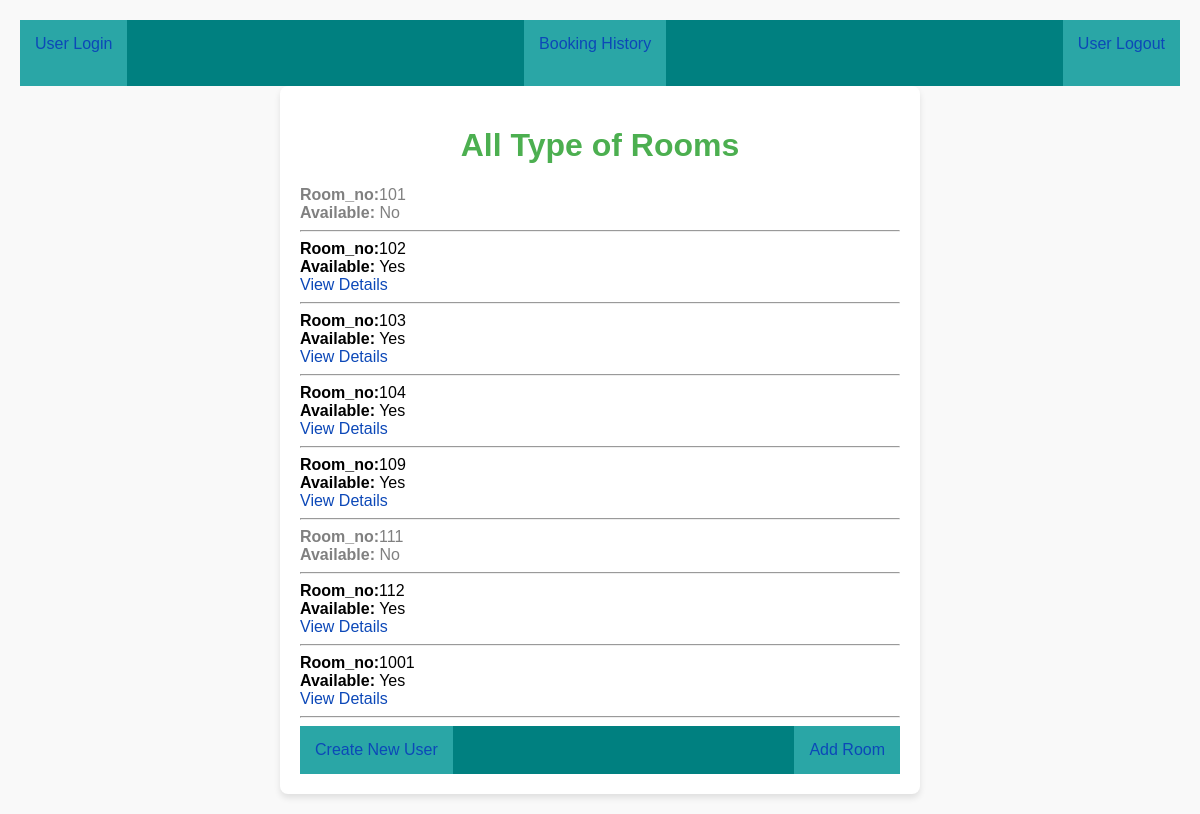
Before: / with the older database file.
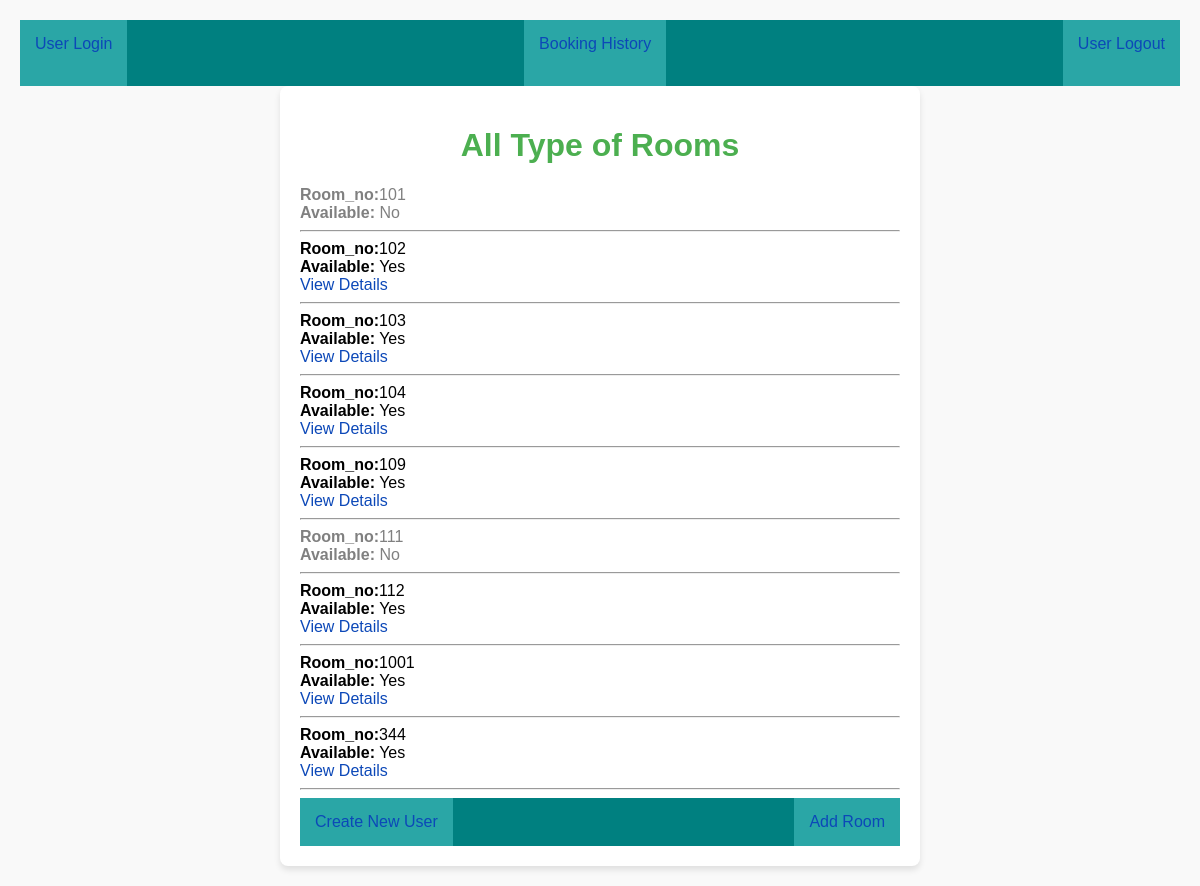
After: the same page with the newer database file.
### app/models.py (models this page shows, shortened)
class Room(models.Model):
    Room_no = models.CharField(max_length=10)
    Room_type = models.CharField(max_length=20)
    Room_description = models.TextField()
    Price_per_night = models.DecimalField(max_digits=10, decimal_places=2)
    Room_available = models.BooleanField(default=True)  # This seems to represent availability

### app/views.py (the view)
# urls.py: path('',homepage),
def homepage(request):
    rooms = Room.objects.all()
    return render(request, 'Index.html',{'rooms':rooms,'user':request.user})

### Template/Index.html (shortened to what this page needs)
{% include 'nav.html' %}
<!DOCTYPE html>
<html lang="en">
<head>
</head>
<body>
    <div class="container">
        <h1>All Type of Rooms</h1>
        <div>
            {% for r in rooms %}
            <div style="color: {% if r.Room_available %} black; {% else %} grey {% endif %}">
                <strong>Room_no:</strong>{{r.Room_no}} <br>
                <strong>Available:</strong> {% if r.Room_available %} Yes {% else %} No {% endif %}<br>
                {% if r.Room_available %}
                <a href="/detail/{{r.id}}">View Details</a>
                {% endif %}
            </div>
            <hr>
            {% endfor %}
        </div>
        <div style="display: flex; justify-content: space-between; background-color: teal;">
            <div style="background-color: rgb(42, 166, 166);padding: 15px;">
                <a href="/createuser/">Create New User</a>
            </div>
            <div style="background-color: rgb(42, 166, 166);padding: 15px;">
                <a href="/Add_rooms/">Add Room</a>
            </div>
        </div>
    </div>
</body>
</html>

Changed rows visible on the page:
added Room: Room_no "344", Room_available "Yes"
